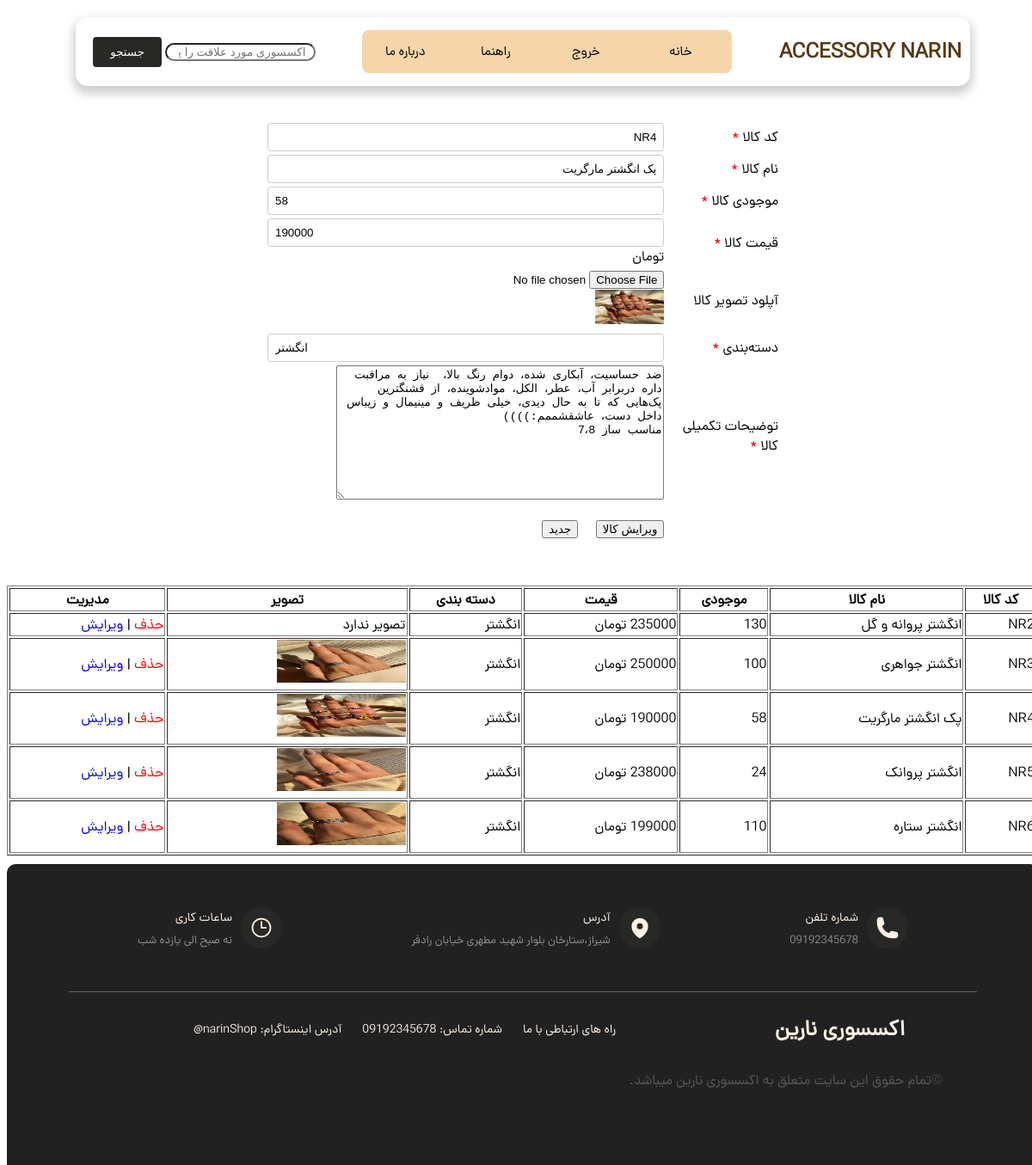
Screenshot of /admin_products.php?id=NR4&action=EDIT (signed in) with the database file from the repository.
### tables this page shows
CREATE TABLE `products` (
  `pro_code` varchar(20) NOT NULL,
  `pro_name` varchar(200) NOT NULL,
  `pro_qty` int(10) NOT NULL,
  `pro_price` float NOT NULL,
  `pro_image` varchar(80) NOT NULL,
  `pro_detail` text NOT NULL,
  `category` varchar(50) NOT NULL
);

### admin_products.php (the view, shortened to what this page needs)
<?php
include("includes/header.php");
    ?>
    <?php
$link = mysqli_connect("localhost", "root", "", "narinshop");
mysqli_set_charset($link, "utf8mb4");
$url = $pro_code = $pro_name = $pro_qty = $pro_price = $pro_image = $pro_detail = $category = "";
$btn_caption = "افزودن کالا";
if (isset($_GET['action']) && $_GET['action'] == 'EDIT') {
    $id = mysqli_real_escape_string($link, $_GET['id']);
    $query = "SELECT * FROM products WHERE pro_code='$id'";
    $result = mysqli_query($link, $query);
    if ($row = mysqli_fetch_array($result)) {
        $pro_code = $row['pro_code'];
        $pro_name = $row['pro_name'];
        $pro_qty = $row['pro_qty'];
        $pro_price = $row['pro_price'];
        $pro_image = $row['pro_image'];
        $pro_detail = $row['pro_detail'];
        $category = $row['category'];
        $url = "?id=" . urlencode($pro_code) . "&action=EDIT";
        $btn_caption = "ویرایش کالا";
    }
}
?>
<form name="add_product" action="action_admin_products.php<?php if (!empty($url)) echo $url; ?>" method="POST" enctype="multipart/form-data">
    <table style="width:50%; margin: auto;" border="0">
        <tr>
            <td style="width: 22%;">کد کالا <span style="color: red;">*</span></td>
            <td style="width: 78%;">
                <input type="text" id="pro_code" name="pro_code" value="<?php echo htmlspecialchars($pro_code); ?>" />
            </td>
        </tr>
        <tr>
            <td>نام کالا <span style="color: red;">*</span></td>
            <td><input type="text" style="text-align: right;" id="pro_name" name="pro_name" value="<?php echo htmlspecialchars($pro_name); ?>" required /></td>
        </tr>
        <tr>
            <td>موجودی کالا <span style="color: red;">*</span></td>
            <td><input type="text" style="text-align: left;" id="pro_qty" name="pro_qty" value="<?php echo (int)$pro_qty; ?>" required /></td>
        </tr>
        <tr>
            <td>قیمت کالا <span style="color: red;">*</span></td>
            <td><input type="text" style="text-align: left;" id="pro_price" name="pro_price" value="<?php echo (int)$pro_price; ?>" required /> تومان </td>
        </tr>
        <tr>
            <td>آپلود تصویر کالا <span style="color: red;"><?php echo (empty($url) ? "*" : ""); ?></span></td>
            <td>
                <input type="file" style="text-align: left;" id="pro_image" name="pro_image" size="30" <?php echo (empty($url) ? "required" : ""); ?> />
                <?php
                if (!empty($pro_image)) {
                    $imgPath = "/narin/narin/img/products/" . rawurlencode($pro_image);
                    echo "<br/><img src='$imgPath' width='80' height='40' alt='تصویر کالا' />";
                }
                ?>
            </td>
        </tr>
        <tr>
            <td>دسته‌بندی <span style="color: red;">*</span></td>
            <td><input type="text" style="text-align: left;" id="category" name="category" value="<?php echo htmlspecialchars($category); ?>" required /></td>
        </tr>
        <tr>
            <td>توضیحات تکمیلی کالا <span style="color: red;">*</span></td>
            <td>
                <textarea id="pro_detail" name="pro_detail" cols="45" rows="10" wrap="virtual" required><?php echo htmlspecialchars(trim($pro_detail)); ?></textarea>
            </td>
        </tr>
        <tr>
            <td><br /><br /></td>
            <td>
                <input type="submit" value="<?php echo $btn_caption; ?>" />
                <input type="reset" value="جدید" />
            </td>
        </tr>
    </table>
</form>
<?php
$query = "SELECT * FROM products";
$result = mysqli_query($link, $query);
?>
<table border="1" style="width: 100%; margin-top: 40px;">
    <tr>
        <th>کد کالا</th>
        <th>نام کالا</th>
        <th>موجودی</th>
        <th>قیمت</th>
        <th>دسته بندی</th>
        <th>تصویر</th>
        <th>مدیریت</th>
    </tr>
    <?php while ($row = mysqli_fetch_array($result)) {
        $imagePath = "/narin/narin/img/products/" . rawurlencode($row['pro_image']);
    ?>
        <tr>
            <td><?php echo htmlspecialchars($row['pro_code']); ?></td>
            <td><?php echo htmlspecialchars($row['pro_name']); ?></td>
            <td><?php echo (int)$row['pro_qty']; ?></td>
            <td><?php echo (int)$row['pro_price']; ?> تومان</td>
            <td><?php echo htmlspecialchars($row['category']); ?></td>
            <td>
                <?php if (!empty($row['pro_image'])): ?>
                    <img src="<?php echo $imagePath; ?>" width="150" height="50" alt="تصویر کالا" />
                <?php else: ?>
                    تصویر ندارد
                <?php endif; ?>
            </td>
            <td>
                <a href="action_admin_products.php?id=<?php echo urlencode($row['pro_code']); ?>&action=DELETE" onclick="return confirm('آیا مطمئنید؟')" style="text-decoration:none; color:red;">حذف</a>
                |
                <a href="admin_products.php?id=<?php echo urlencode($row['pro_code']); ?>&action=EDIT" style="text-decoration:none;">ویرایش</a>
            </td>
        </tr>
    <?php } ?>
</table>
<?php
include("includes/footer.php");
?>

### css/style.css (style rules this page uses)
body { transition: all 0.3s; font-family: "dana"; margin: 0; }
input[type="text"], input[type="email"], input[type="password"] { width: 100%; padding: 8px; border: 1px solid #ccc; border-radius: 4px; box-sizing: border-box; }
a:nth-child(1) { width: 100px; }
a:nth-child(2) { width: 110px; }
img { transition: 0.3s; }
input[type="text"], input[type="email"], input[type="password"], input[type="tel"] { width: 100%; padding: 8px; border: 1px solid #ccc; border-radius: 4px; box-sizing: border-box; }
html { scroll-behavior: smooth; }

### includes/header.php (style rules this page uses)
body { background-position: center; background-size: cover; background-repeat: no-repeat; min-height: 97vh; }

### rows the page displays
products: pro_code "NR4", pro_name "پک انگشتر مارگریت", pro_qty "58", pro_price "190000", pro_image (picture), category "انگشتر", pro_detail "ضد حساسیت، آبکاری شده، دوام رنگ بالا، نیاز به مراقبت داره دربرابر آب، عطر، الکل، موادشوینده، از قشنگترین پک‌هایی که تا به حال دیدی، خیلی ظریف و مینیمال و زیباس داخل دست، عاشقشممم:)))) مناسب ساز 7،8"
products: pro_code "NR2", pro_name "انگشتر پروانه و گل", pro_qty "130", pro_price "235000", category "انگشتر", pro_image "تصویر ندارد"
products: pro_code "NR3", pro_name "انگشتر جواهری", pro_qty "100", pro_price "250000", category "انگشتر", pro_image (picture)
products: pro_code "NR5", pro_name "انگشتر پروانک", pro_qty "24", pro_price "238000", category "انگشتر", pro_image (picture)
products: pro_code "NR6", pro_name "انگشتر ستاره", pro_qty "110", pro_price "199000", category "انگشتر", pro_image (picture)
